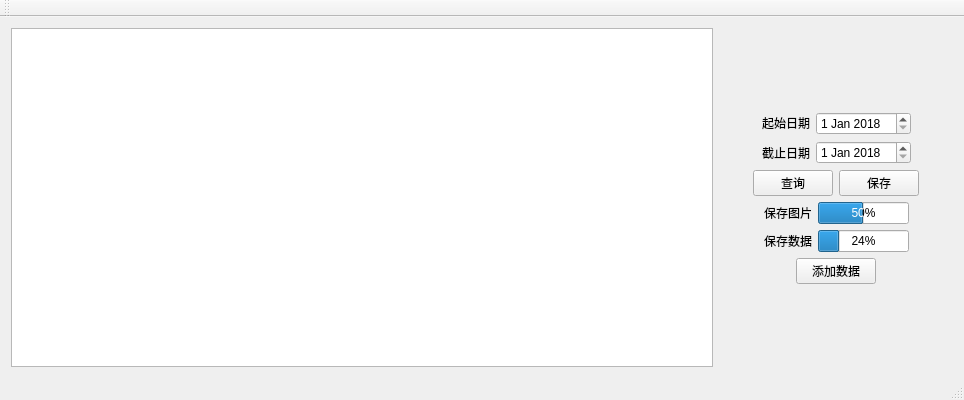
<?xml version="1.0" encoding="UTF-8"?>
<ui version="4.0">
 <class>MainWindowClass</class>
 <widget class="QMainWindow" name="MainWindowClass">
  <property name="geometry">
   <rect>
    <x>0</x>
    <y>0</y>
    <width>964</width>
    <height>400</height>
   </rect>
  </property>
  <property name="windowTitle">
   <string>MainWindow</string>
  </property>
  <property name="windowIcon">
   <iconset resource="MainWindow.qrc">
    <normaloff>:/MainWindow/ICON1.ico</normaloff>:/MainWindow/ICON1.ico</iconset>
  </property>
  <widget class="QWidget" name="centralWidget">
   <layout class="QGridLayout" name="gridLayout" columnstretch="3,1">
    <item row="0" column="0">
     <widget class="QTableView" name="tableView"/>
    </item>
    <item row="0" column="1">
     <layout class="QVBoxLayout" name="verticalLayout">
      <item>
       <spacer name="verticalSpacer">
        <property name="orientation">
         <enum>Qt::Vertical</enum>
        </property>
        <property name="sizeHint" stdset="0">
         <size>
          <width>20</width>
          <height>40</height>
         </size>
        </property>
       </spacer>
      </item>
      <item>
       <layout class="QHBoxLayout" name="horizontalLayout_4">
        <item>
         <spacer name="horizontalSpacer_7">
          <property name="orientation">
           <enum>Qt::Horizontal</enum>
          </property>
          <property name="sizeHint" stdset="0">
           <size>
            <width>40</width>
            <height>20</height>
           </size>
          </property>
         </spacer>
        </item>
        <item>
         <widget class="QLabel" name="label">
          <property name="enabled">
           <bool>true</bool>
          </property>
          <property name="sizePolicy">
           <sizepolicy hsizetype="Preferred" vsizetype="Fixed">
            <horstretch>0</horstretch>
            <verstretch>0</verstretch>
           </sizepolicy>
          </property>
          <property name="text">
           <string>起始日期</string>
          </property>
         </widget>
        </item>
        <item>
         <widget class="QDateEdit" name="dateEdit">
          <property name="date">
           <date>
            <year>2018</year>
            <month>1</month>
            <day>1</day>
           </date>
          </property>
         </widget>
        </item>
        <item>
         <spacer name="horizontalSpacer_8">
          <property name="orientation">
           <enum>Qt::Horizontal</enum>
          </property>
          <property name="sizeHint" stdset="0">
           <size>
            <width>40</width>
            <height>20</height>
           </size>
          </property>
         </spacer>
        </item>
       </layout>
      </item>
      <item>
       <layout class="QHBoxLayout" name="horizontalLayout_3">
        <item>
         <spacer name="horizontalSpacer_5">
          <property name="orientation">
           <enum>Qt::Horizontal</enum>
          </property>
          <property name="sizeHint" stdset="0">
           <size>
            <width>40</width>
            <height>20</height>
           </size>
          </property>
         </spacer>
        </item>
        <item>
         <widget class="QLabel" name="label_2">
          <property name="text">
           <string>截止日期</string>
          </property>
         </widget>
        </item>
        <item>
         <widget class="QDateEdit" name="dateEdit_2">
          <property name="date">
           <date>
            <year>2018</year>
            <month>1</month>
            <day>1</day>
           </date>
          </property>
         </widget>
        </item>
        <item>
         <spacer name="horizontalSpacer_6">
          <property name="orientation">
           <enum>Qt::Horizontal</enum>
          </property>
          <property name="sizeHint" stdset="0">
           <size>
            <width>40</width>
            <height>20</height>
           </size>
          </property>
         </spacer>
        </item>
       </layout>
      </item>
      <item>
       <layout class="QHBoxLayout" name="horizontalLayout_2">
        <item>
         <spacer name="horizontalSpacer_3">
          <property name="orientation">
           <enum>Qt::Horizontal</enum>
          </property>
          <property name="sizeHint" stdset="0">
           <size>
            <width>40</width>
            <height>20</height>
           </size>
          </property>
         </spacer>
        </item>
        <item>
         <widget class="QPushButton" name="pushButton">
          <property name="text">
           <string>查询</string>
          </property>
         </widget>
        </item>
        <item>
         <widget class="QPushButton" name="pushButton_2">
          <property name="text">
           <string>保存</string>
          </property>
         </widget>
        </item>
        <item>
         <spacer name="horizontalSpacer_4">
          <property name="orientation">
           <enum>Qt::Horizontal</enum>
          </property>
          <property name="sizeHint" stdset="0">
           <size>
            <width>40</width>
            <height>20</height>
           </size>
          </property>
         </spacer>
        </item>
       </layout>
      </item>
      <item>
       <layout class="QHBoxLayout" name="horizontalLayout">
        <item>
         <spacer name="horizontalSpacer">
          <property name="orientation">
           <enum>Qt::Horizontal</enum>
          </property>
          <property name="sizeHint" stdset="0">
           <size>
            <width>40</width>
            <height>20</height>
           </size>
          </property>
         </spacer>
        </item>
        <item>
         <widget class="QLabel" name="label_3">
          <property name="text">
           <string>保存图片</string>
          </property>
         </widget>
        </item>
        <item>
         <widget class="QProgressBar" name="progressBar">
          <property name="value">
           <number>50</number>
          </property>
         </widget>
        </item>
        <item>
         <spacer name="horizontalSpacer_2">
          <property name="orientation">
           <enum>Qt::Horizontal</enum>
          </property>
          <property name="sizeHint" stdset="0">
           <size>
            <width>40</width>
            <height>20</height>
           </size>
          </property>
         </spacer>
        </item>
       </layout>
      </item>
      <item>
       <layout class="QHBoxLayout" name="horizontalLayout_5">
        <item>
         <spacer name="horizontalSpacer_9">
          <property name="orientation">
           <enum>Qt::Horizontal</enum>
          </property>
          <property name="sizeHint" stdset="0">
           <size>
            <width>40</width>
            <height>20</height>
           </size>
          </property>
         </spacer>
        </item>
        <item>
         <widget class="QLabel" name="label_4">
          <property name="text">
           <string>保存数据</string>
          </property>
         </widget>
        </item>
        <item>
         <widget class="QProgressBar" name="progressBar_2">
          <property name="value">
           <number>24</number>
          </property>
         </widget>
        </item>
        <item>
         <spacer name="horizontalSpacer_10">
          <property name="orientation">
           <enum>Qt::Horizontal</enum>
          </property>
          <property name="sizeHint" stdset="0">
           <size>
            <width>40</width>
            <height>20</height>
           </size>
          </property>
         </spacer>
        </item>
       </layout>
      </item>
      <item>
       <layout class="QHBoxLayout" name="horizontalLayout_6">
        <item>
         <spacer name="horizontalSpacer_11">
          <property name="orientation">
           <enum>Qt::Horizontal</enum>
          </property>
          <property name="sizeHint" stdset="0">
           <size>
            <width>40</width>
            <height>20</height>
           </size>
          </property>
         </spacer>
        </item>
        <item>
         <widget class="QPushButton" name="pushButton_3">
          <property name="text">
           <string>添加数据</string>
          </property>
         </widget>
        </item>
        <item>
         <spacer name="horizontalSpacer_12">
          <property name="orientation">
           <enum>Qt::Horizontal</enum>
          </property>
          <property name="sizeHint" stdset="0">
           <size>
            <width>40</width>
            <height>20</height>
           </size>
          </property>
         </spacer>
        </item>
       </layout>
      </item>
      <item>
       <spacer name="verticalSpacer_2">
        <property name="orientation">
         <enum>Qt::Vertical</enum>
        </property>
        <property name="sizeHint" stdset="0">
         <size>
          <width>20</width>
          <height>40</height>
         </size>
        </property>
       </spacer>
      </item>
     </layout>
    </item>
   </layout>
  </widget>
  <widget class="QMenuBar" name="menuBar">
   <property name="geometry">
    <rect>
     <x>0</x>
     <y>0</y>
     <width>964</width>
     <height>26</height>
    </rect>
   </property>
  </widget>
  <widget class="QToolBar" name="mainToolBar">
   <attribute name="toolBarArea">
    <enum>TopToolBarArea</enum>
   </attribute>
   <attribute name="toolBarBreak">
    <bool>false</bool>
   </attribute>
  </widget>
  <widget class="QStatusBar" name="statusBar"/>
 </widget>
 <layoutdefault spacing="6" margin="11"/>
 <resources>
  <include location="MainWindow.qrc"/>
 </resources>
 <connections>
  <connection>
   <sender>pushButton_2</sender>
   <signal>clicked()</signal>
   <receiver>MainWindowClass</receiver>
   <slot>on_Save_clicked()</slot>
   <hints>
    <hint type="sourcelabel">
     <x>815</x>
     <y>200</y>
    </hint>
    <hint type="destinationlabel">
     <x>526</x>
     <y>371</y>
    </hint>
   </hints>
  </connection>
  <connection>
   <sender>pushButton</sender>
   <signal>clicked()</signal>
   <receiver>MainWindowClass</receiver>
   <slot>on_Query_clicked()</slot>
   <hints>
    <hint type="sourcelabel">
     <x>715</x>
     <y>200</y>
    </hint>
    <hint type="destinationlabel">
     <x>563</x>
     <y>252</y>
    </hint>
   </hints>
  </connection>
  <connection>
   <sender>pushButton_3</sender>
   <signal>clicked()</signal>
   <receiver>MainWindowClass</receiver>
   <slot>on_Add_clicked()</slot>
   <hints>
    <hint type="sourcelabel">
     <x>732</x>
     <y>298</y>
    </hint>
    <hint type="destinationlabel">
     <x>869</x>
     <y>335</y>
    </hint>
   </hints>
  </connection>
 </connections>
 <slots>
  <slot>on_Query_clicked()</slot>
  <slot>on_Save_clicked()</slot>
  <slot>on_Add_clicked()</slot>
 </slots>
</ui>
